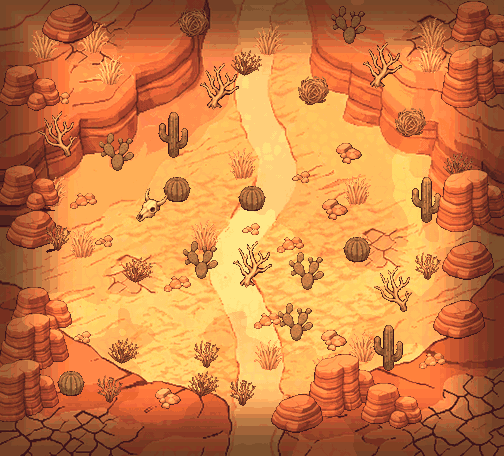

A level layout from a 2D game, rendered from its tile map. Below: a short description, then the map file with its tile-grid data intact:
An orthogonal 21x19 tile map with 24x24 px tiles, 1 tile layer (canyon_desert).

<map version="1.10" tiledversion="1.10.2" orientation="orthogonal" renderorder="right-down" width="21" height="19" tilewidth="24" tileheight="24" infinite="0" nextlayerid="2" nextobjectid="1">
 <properties>
  <property name="zone" value="canyon_desert" />
  <property name="frames" type="int" value="12" />
  <property name="frame_ms" type="int" value="110" />
  <property name="tuiles_animees" type="int" value="52" />
 </properties>
 <tileset firstgid="1" source="canyon_desert_tuiles.tsx" />
 <layer id="1" name="canyon_desert" width="21" height="19">
  <data encoding="csv">
1,2,3,526,527,11,12,528,529,19,20,21,22,23,24,25,26,530,531,34,35,
36,532,533,534,535,52,53,536,537,60,538,539,69,70,71,72,73,540,541,82,83,
84,85,86,542,543,544,95,96,97,98,99,100,101,102,103,104,105,545,546,112,113,
114,115,116,117,547,548,123,124,125,126,127,128,549,550,137,138,139,140,141,142,143,
144,145,146,147,148,149,150,151,152,153,154,155,156,157,158,159,551,552,166,167,168,
169,170,171,172,173,174,175,176,177,178,179,180,181,182,183,184,553,554,191,192,193,
194,195,196,197,198,199,200,201,202,555,556,211,212,213,214,215,216,217,218,219,220,
221,222,557,227,228,229,230,231,232,233,234,235,236,237,558,559,246,247,248,249,250,
251,252,560,256,257,258,259,260,261,262,263,264,265,266,267,268,269,270,271,272,273,
274,275,561,562,563,286,287,564,565,566,297,298,299,300,301,302,303,304,305,306,307,
308,309,567,568,316,317,318,319,320,321,322,323,324,325,326,327,328,329,330,331,332,
333,334,335,336,337,338,339,340,341,342,343,344,345,346,347,348,349,350,351,352,353,
354,355,356,357,358,359,360,361,362,363,364,365,366,367,368,369,370,371,372,373,374,
375,376,377,378,379,380,381,382,383,384,385,386,387,388,569,570,397,398,399,400,401,
402,403,404,405,406,407,408,409,410,411,571,572,420,573,574,575,433,434,435,436,437,
438,439,440,441,442,443,444,445,446,447,448,449,576,577,456,457,458,459,460,461,462,
463,464,465,466,467,468,469,470,471,472,473,474,475,476,477,478,479,480,481,482,483,
484,485,486,487,488,489,490,491,492,493,494,495,496,497,498,499,500,501,502,503,504,
505,506,507,508,509,510,511,512,513,514,515,516,517,518,519,520,521,522,523,524,525
</data>
 </layer>
</map>
